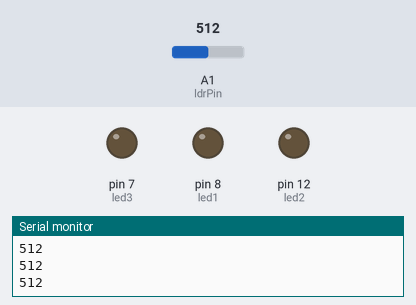
A sketch run on a simulated Arduino Uno, built with avr-gcc and run on an emulated ATmega328P. Parts: output pins drawn as LEDs (lit = HIGH), the last lines printed to the serial monitor. The test bench sets the inputs (shaded band); at power-on: A1 (ldrPin) = 512.

Above: at 1.2 s.
1.3 s: A1 (ldrPin) set to 484
At 2.2 s:
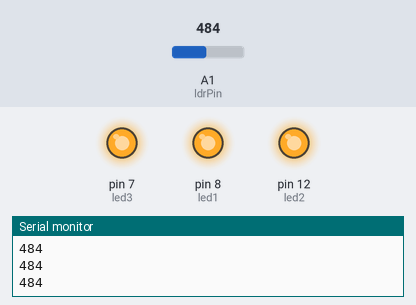
2.8 s: A1 (ldrPin) set to 510
At 3.5 s:
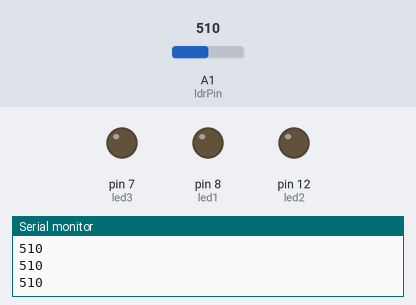
4.3 s: A1 (ldrPin) set to 490
At 4.8 s:
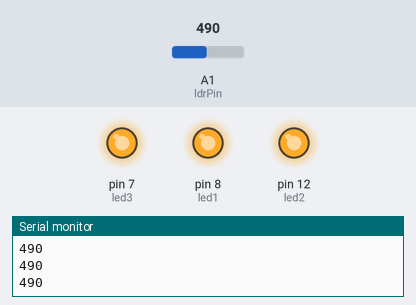
Timing chart, 0 to 7.3 s (numbered marks = the images above; inputs shaded):
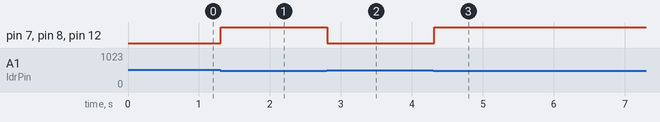

The sketch:

photoresistor_code_2.ino
```cpp
int ldrPin = A1;

int led1 = 8;
int led2 = 12;
int led3 = 7;

int threshold = 500;

void setup() {
  pinMode(led1, OUTPUT);
  pinMode(led2, OUTPUT);
  pinMode(led3, OUTPUT);
  Serial.begin(9600);
}

void loop() {
  int ldrValue = analogRead(ldrPin);
  Serial.println(ldrValue);

  if (ldrValue < threshold) {
    // Night → turn all LEDs ON
    digitalWrite(led1, HIGH);
    digitalWrite(led2, HIGH);
    digitalWrite(led3, HIGH);
  } else {
    // Day → turn all LEDs OFF
    digitalWrite(led1, LOW);
    digitalWrite(led2, LOW);
    digitalWrite(led3, LOW);
  }

  delay(100);
}
```

Measured:
- the behaviour switches between 500 and 499 on A1 (ldrPin) (found by bisection; images 0 and 1)
- after the input at 1.3 s, pin 7 (led3), pin 8 (led1), pin 12 (led2): LOW → HIGH at once
- after the input at 2.8 s, pin 7 (led3), pin 8 (led1), pin 12 (led2): HIGH → LOW at once
- after the input at 4.3 s, pin 7 (led3), pin 8 (led1), pin 12 (led2): LOW → HIGH at once
